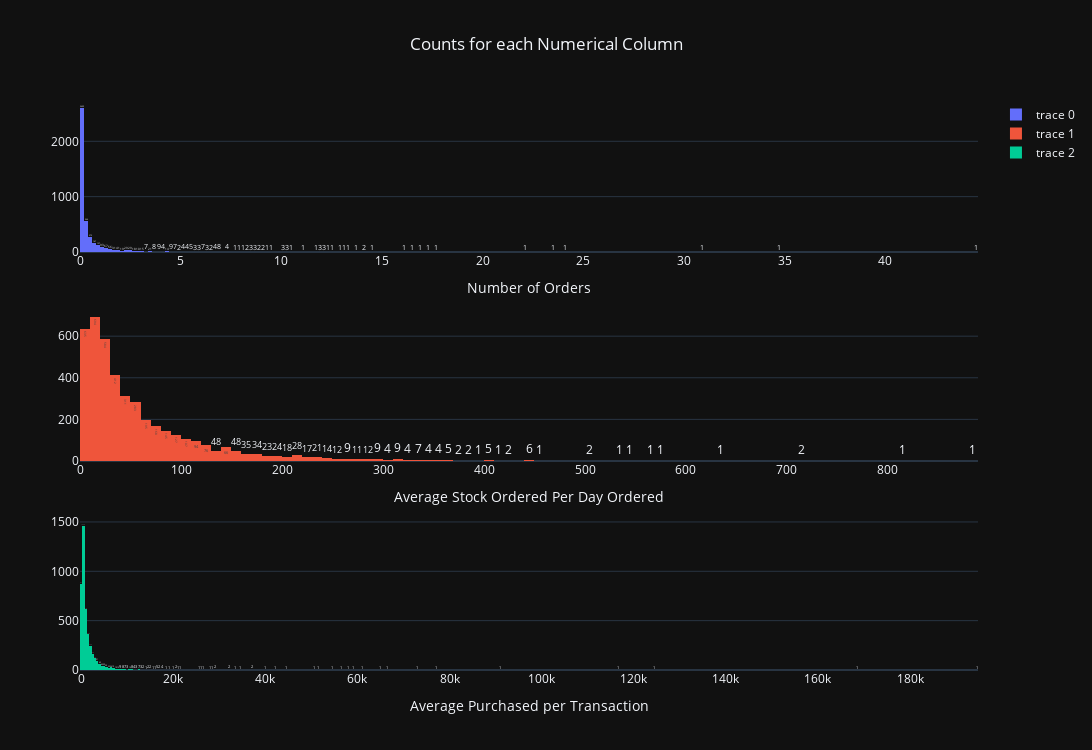

Notebook source saved alongside this figure:
### Code cell
#Create histograms to show the distribution of each column after removing outliers above
fig = subplots.make_subplots(rows=3, cols=1, vertical_spacing=0.1)

hist1 = go.Histogram(x=customer_stats_no_outliers['customer_activity_score'], texttemplate='%{y}')  
                    # xbins=dict(start=0, end = float(top_percentile['UnitPrice']), size=1), name='Item Price')
hist2 = go.Histogram(x=customer_stats_no_outliers['total_unique_stock'], texttemplate='%{y}')
                    # xbins=dict(size=100), name='Customer ID Counts')
hist3 = go.Histogram(x=customer_stats_no_outliers['total_purchases'],  texttemplate='%{y}')
                      #xbins=dict(start=0, end = float(top_percentile['TotalPrice']), size=10), name='Total Row Price')

# Update x-axis labels
fig.update_xaxes(title_text='Number of Orders', row=1, col=1)
fig.update_xaxes(title_text='Average Stock Ordered Per Day Ordered', row=2, col=1)
fig.update_xaxes(title_text=f'Average Purchased per Transaction', row=3, col=1)

fig.append_trace(hist1, 1,1)
fig.append_trace(hist2, 2,1)
fig.append_trace(hist3, 3,1)

fig.update_layout(title = 'Counts for each Numerical Column', title_x = 0.5, width =1400, height = 750)
fig.show()

### Figure 1 — Plotly figure (JSON) as saved in the notebook; plotly's stock layout.template omitted (floating-point values rounded to 4 significant figures; data arrays with more than 128 entries replaced by an {"elided": "..."} marker saying what was removed)
{"data": [{"texttemplate": "%{y}", "type": "histogram", "x": {"elided": "4328 float values"}, "xaxis": "x", "yaxis": "y"}, {"texttemplate": "%{y}", "type": "histogram", "x": {"elided": "4328 int values"}, "xaxis": "x2", "yaxis": "y2"}, {"texttemplate": "%{y}", "type": "histogram", "x": {"elided": "4328 float values"}, "xaxis": "x3", "yaxis": "y3"}], "layout": {"height": 750, "title": {"text": "Counts for each Numerical Column", "x": 0.5}, "width": 1400, "xaxis": {"anchor": "y", "domain": [0, 1], "title": {"text": "Number of Orders"}}, "xaxis2": {"anchor": "y2", "domain": [0, 1], "title": {"text": "Average Stock Ordered Per Day Ordered"}}, "xaxis3": {"anchor": "y3", "domain": [0, 1], "title": {"text": "Average Purchased per Transaction"}}, "yaxis": {"anchor": "x", "domain": [0.7333, 1]}, "yaxis2": {"anchor": "x2", "domain": [0.3667, 0.6333]}, "yaxis3": {"anchor": "x3", "domain": [0, 0.2667]}}}
